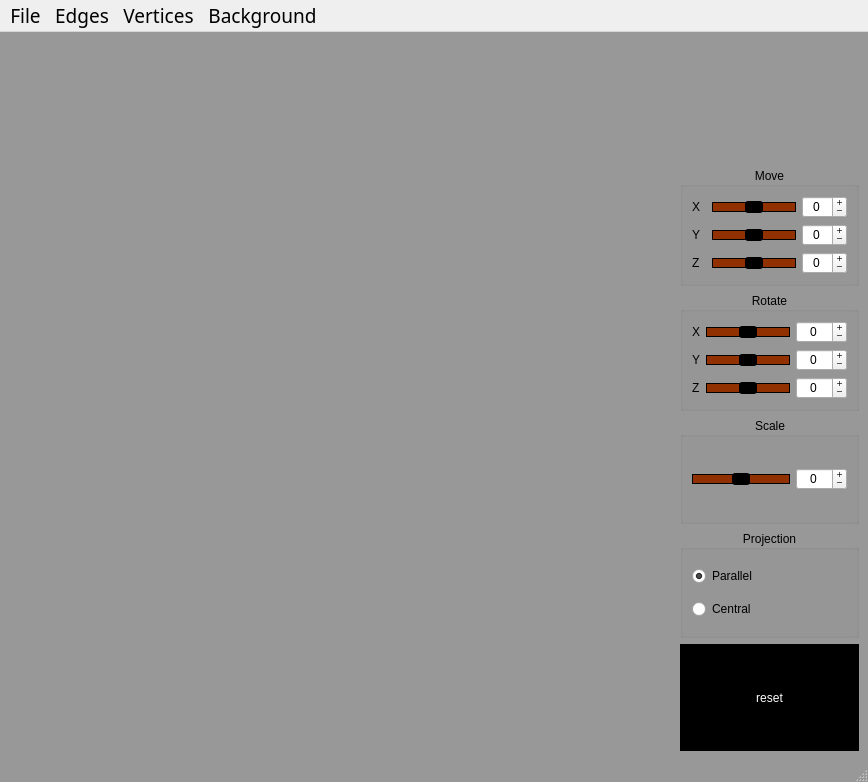
<?xml version="1.0" encoding="UTF-8"?>
<ui version="4.0">
 <class>MainWindow</class>
 <widget class="QMainWindow" name="MainWindow">
  <property name="geometry">
   <rect>
    <x>0</x>
    <y>0</y>
    <width>868</width>
    <height>782</height>
   </rect>
  </property>
  <property name="windowTitle">
   <string>3D-Viewer v1.0</string>
  </property>
  <property name="styleSheet">
   <string notr="true">QMainWindow {
	background: rgb(152, 152, 152)
}
</string>
  </property>
  <widget class="QWidget" name="centralwidget">
   <property name="styleSheet">
    <string notr="true">QSpinBox {
	font: 500 14pt &quot;Ubuntu Light&quot;;
}
QGroupBox {
	font: 500 20pt &quot;Ubuntu Light&quot;;
    color: black;
}
/*QLabel*/
QLabel {
	font: 500 18pt &quot;Ubuntu Light&quot;;
    color: black;
}
/*QRadioButton*/
QRadioButton {
	font: 500 18pt &quot;Ubuntu Light&quot;;
    color: black;
}
/* QPushButton */
QPushButton {
	border: 2px solid transparent;
	font: 300 18pt &quot;Ubuntu Light&quot;;
    color: white;
	background: black;
}
QPushButton:hover {
    border:none;
}
QPushButton:pressed {
    background:rgb(145, 48, 0);
}

/* QSlider */
QSlider::groove:horizontal {
    border: 1px solid black;
    height: 8px; 
    background:rgb(145, 48, 0);
    margin: 2px 0;
}

QSlider::handle:horizontal {
	background: black;
    width: 18px;
    margin: -2px 0;
    border-radius: 3px;
}</string>
   </property>
   <layout class="QGridLayout" name="gridLayout_4">
    <item row="4" column="1">
     <widget class="QGroupBox" name="groupBox_4">
      <property name="title">
       <string>Projection</string>
      </property>
      <property name="alignment">
       <set>Qt::AlignCenter</set>
      </property>
      <layout class="QVBoxLayout" name="verticalLayout">
       <item>
        <widget class="QRadioButton" name="radioButtonParallelProjection">
         <property name="text">
          <string>Parallel</string>
         </property>
         <property name="checked">
          <bool>true</bool>
         </property>
        </widget>
       </item>
       <item>
        <widget class="QRadioButton" name="radioButtonCentralProjection">
         <property name="text">
          <string>Central</string>
         </property>
        </widget>
       </item>
      </layout>
     </widget>
    </item>
    <item row="3" column="1">
     <widget class="QGroupBox" name="groupBox_3">
      <property name="title">
       <string>Scale</string>
      </property>
      <property name="alignment">
       <set>Qt::AlignCenter</set>
      </property>
      <layout class="QGridLayout" name="gridLayout">
       <item row="0" column="0">
        <widget class="QSlider" name="horizontalSliderScale">
         <property name="sizePolicy">
          <sizepolicy hsizetype="Minimum" vsizetype="Minimum">
           <horstretch>0</horstretch>
           <verstretch>0</verstretch>
          </sizepolicy>
         </property>
         <property name="minimum">
          <number>-100</number>
         </property>
         <property name="maximum">
          <number>100</number>
         </property>
         <property name="orientation">
          <enum>Qt::Horizontal</enum>
         </property>
        </widget>
       </item>
       <item row="0" column="1">
        <widget class="QSpinBox" name="spinBoxScale">
         <property name="sizePolicy">
          <sizepolicy hsizetype="Maximum" vsizetype="Fixed">
           <horstretch>0</horstretch>
           <verstretch>0</verstretch>
          </sizepolicy>
         </property>
         <property name="alignment">
          <set>Qt::AlignCenter</set>
         </property>
         <property name="buttonSymbols">
          <enum>QAbstractSpinBox::PlusMinus</enum>
         </property>
         <property name="minimum">
          <number>-100</number>
         </property>
         <property name="maximum">
          <number>100</number>
         </property>
        </widget>
       </item>
      </layout>
     </widget>
    </item>
    <item row="2" column="1">
     <widget class="QGroupBox" name="groupBox_2">
      <property name="title">
       <string>Rotate</string>
      </property>
      <property name="alignment">
       <set>Qt::AlignCenter</set>
      </property>
      <layout class="QGridLayout" name="gridLayout_3">
       <item row="1" column="0">
        <widget class="QLabel" name="labelRotateY">
         <property name="sizePolicy">
          <sizepolicy hsizetype="Minimum" vsizetype="Minimum">
           <horstretch>0</horstretch>
           <verstretch>0</verstretch>
          </sizepolicy>
         </property>
         <property name="text">
          <string>Y</string>
         </property>
        </widget>
       </item>
       <item row="1" column="1">
        <widget class="QSlider" name="horizontalSliderRotateY">
         <property name="sizePolicy">
          <sizepolicy hsizetype="Minimum" vsizetype="Minimum">
           <horstretch>0</horstretch>
           <verstretch>0</verstretch>
          </sizepolicy>
         </property>
         <property name="minimum">
          <number>-180</number>
         </property>
         <property name="maximum">
          <number>180</number>
         </property>
         <property name="orientation">
          <enum>Qt::Horizontal</enum>
         </property>
        </widget>
       </item>
       <item row="0" column="0">
        <widget class="QLabel" name="labelRotateX">
         <property name="sizePolicy">
          <sizepolicy hsizetype="Minimum" vsizetype="Minimum">
           <horstretch>0</horstretch>
           <verstretch>0</verstretch>
          </sizepolicy>
         </property>
         <property name="text">
          <string>X</string>
         </property>
        </widget>
       </item>
       <item row="0" column="1">
        <widget class="QSlider" name="horizontalSliderRotateX">
         <property name="sizePolicy">
          <sizepolicy hsizetype="Minimum" vsizetype="Minimum">
           <horstretch>0</horstretch>
           <verstretch>0</verstretch>
          </sizepolicy>
         </property>
         <property name="minimum">
          <number>-180</number>
         </property>
         <property name="maximum">
          <number>180</number>
         </property>
         <property name="orientation">
          <enum>Qt::Horizontal</enum>
         </property>
        </widget>
       </item>
       <item row="2" column="1">
        <widget class="QSlider" name="horizontalSliderRotateZ">
         <property name="sizePolicy">
          <sizepolicy hsizetype="Minimum" vsizetype="Minimum">
           <horstretch>0</horstretch>
           <verstretch>0</verstretch>
          </sizepolicy>
         </property>
         <property name="minimum">
          <number>-180</number>
         </property>
         <property name="maximum">
          <number>180</number>
         </property>
         <property name="orientation">
          <enum>Qt::Horizontal</enum>
         </property>
        </widget>
       </item>
       <item row="2" column="0">
        <widget class="QLabel" name="labelRotateZ">
         <property name="sizePolicy">
          <sizepolicy hsizetype="Minimum" vsizetype="Minimum">
           <horstretch>0</horstretch>
           <verstretch>0</verstretch>
          </sizepolicy>
         </property>
         <property name="text">
          <string>Z</string>
         </property>
        </widget>
       </item>
       <item row="0" column="2">
        <widget class="QSpinBox" name="spinBoxRotateX">
         <property name="sizePolicy">
          <sizepolicy hsizetype="Maximum" vsizetype="Fixed">
           <horstretch>0</horstretch>
           <verstretch>0</verstretch>
          </sizepolicy>
         </property>
         <property name="alignment">
          <set>Qt::AlignCenter</set>
         </property>
         <property name="buttonSymbols">
          <enum>QAbstractSpinBox::PlusMinus</enum>
         </property>
         <property name="minimum">
          <number>-180</number>
         </property>
         <property name="maximum">
          <number>180</number>
         </property>
        </widget>
       </item>
       <item row="1" column="2">
        <widget class="QSpinBox" name="spinBoxRotateY">
         <property name="sizePolicy">
          <sizepolicy hsizetype="Maximum" vsizetype="Fixed">
           <horstretch>0</horstretch>
           <verstretch>0</verstretch>
          </sizepolicy>
         </property>
         <property name="alignment">
          <set>Qt::AlignCenter</set>
         </property>
         <property name="buttonSymbols">
          <enum>QAbstractSpinBox::PlusMinus</enum>
         </property>
         <property name="minimum">
          <number>-180</number>
         </property>
         <property name="maximum">
          <number>180</number>
         </property>
        </widget>
       </item>
       <item row="2" column="2">
        <widget class="QSpinBox" name="spinBoxRotateZ">
         <property name="sizePolicy">
          <sizepolicy hsizetype="Maximum" vsizetype="Fixed">
           <horstretch>0</horstretch>
           <verstretch>0</verstretch>
          </sizepolicy>
         </property>
         <property name="alignment">
          <set>Qt::AlignCenter</set>
         </property>
         <property name="buttonSymbols">
          <enum>QAbstractSpinBox::PlusMinus</enum>
         </property>
         <property name="minimum">
          <number>-180</number>
         </property>
         <property name="maximum">
          <number>180</number>
         </property>
        </widget>
       </item>
      </layout>
     </widget>
    </item>
    <item row="0" column="1">
     <widget class="ModelRenderer" name="axis" native="true">
      <property name="sizePolicy">
       <sizepolicy hsizetype="Maximum" vsizetype="Maximum">
        <horstretch>0</horstretch>
        <verstretch>0</verstretch>
       </sizepolicy>
      </property>
      <property name="minimumSize">
       <size>
        <width>130</width>
        <height>120</height>
       </size>
      </property>
      <property name="mouseTracking">
       <bool>true</bool>
      </property>
     </widget>
    </item>
    <item row="5" column="1">
     <widget class="QPushButton" name="pushButtonReset">
      <property name="sizePolicy">
       <sizepolicy hsizetype="Minimum" vsizetype="Minimum">
        <horstretch>0</horstretch>
        <verstretch>0</verstretch>
       </sizepolicy>
      </property>
      <property name="text">
       <string>reset</string>
      </property>
     </widget>
    </item>
    <item row="1" column="1">
     <widget class="QGroupBox" name="groupBox">
      <property name="title">
       <string>Move</string>
      </property>
      <property name="alignment">
       <set>Qt::AlignCenter</set>
      </property>
      <layout class="QGridLayout" name="gridLayout_2">
       <item row="2" column="1">
        <widget class="QSlider" name="horizontalSliderMoveZ">
         <property name="sizePolicy">
          <sizepolicy hsizetype="Minimum" vsizetype="Minimum">
           <horstretch>0</horstretch>
           <verstretch>0</verstretch>
          </sizepolicy>
         </property>
         <property name="minimum">
          <number>-50</number>
         </property>
         <property name="maximum">
          <number>50</number>
         </property>
         <property name="orientation">
          <enum>Qt::Horizontal</enum>
         </property>
        </widget>
       </item>
       <item row="1" column="1">
        <widget class="QSlider" name="horizontalSliderMoveY">
         <property name="sizePolicy">
          <sizepolicy hsizetype="Minimum" vsizetype="Minimum">
           <horstretch>0</horstretch>
           <verstretch>0</verstretch>
          </sizepolicy>
         </property>
         <property name="minimum">
          <number>-50</number>
         </property>
         <property name="maximum">
          <number>50</number>
         </property>
         <property name="orientation">
          <enum>Qt::Horizontal</enum>
         </property>
        </widget>
       </item>
       <item row="0" column="0">
        <widget class="QLabel" name="labelMoveX">
         <property name="sizePolicy">
          <sizepolicy hsizetype="Minimum" vsizetype="Minimum">
           <horstretch>0</horstretch>
           <verstretch>0</verstretch>
          </sizepolicy>
         </property>
         <property name="text">
          <string>X</string>
         </property>
        </widget>
       </item>
       <item row="0" column="1">
        <widget class="QSlider" name="horizontalSliderMoveX">
         <property name="sizePolicy">
          <sizepolicy hsizetype="Minimum" vsizetype="Minimum">
           <horstretch>0</horstretch>
           <verstretch>0</verstretch>
          </sizepolicy>
         </property>
         <property name="minimum">
          <number>-50</number>
         </property>
         <property name="maximum">
          <number>50</number>
         </property>
         <property name="orientation">
          <enum>Qt::Horizontal</enum>
         </property>
        </widget>
       </item>
       <item row="1" column="0">
        <widget class="QLabel" name="labelMoveY">
         <property name="sizePolicy">
          <sizepolicy hsizetype="Minimum" vsizetype="Minimum">
           <horstretch>0</horstretch>
           <verstretch>0</verstretch>
          </sizepolicy>
         </property>
         <property name="text">
          <string>Y</string>
         </property>
        </widget>
       </item>
       <item row="2" column="0">
        <widget class="QLabel" name="labelMoveZ">
         <property name="sizePolicy">
          <sizepolicy hsizetype="Minimum" vsizetype="Minimum">
           <horstretch>0</horstretch>
           <verstretch>0</verstretch>
          </sizepolicy>
         </property>
         <property name="text">
          <string>Z</string>
         </property>
        </widget>
       </item>
       <item row="0" column="2">
        <widget class="QSpinBox" name="spinBoxMoveX">
         <property name="sizePolicy">
          <sizepolicy hsizetype="Maximum" vsizetype="Fixed">
           <horstretch>0</horstretch>
           <verstretch>0</verstretch>
          </sizepolicy>
         </property>
         <property name="alignment">
          <set>Qt::AlignCenter</set>
         </property>
         <property name="buttonSymbols">
          <enum>QAbstractSpinBox::PlusMinus</enum>
         </property>
         <property name="minimum">
          <number>-50</number>
         </property>
         <property name="maximum">
          <number>50</number>
         </property>
        </widget>
       </item>
       <item row="1" column="2">
        <widget class="QSpinBox" name="spinBoxMoveY">
         <property name="sizePolicy">
          <sizepolicy hsizetype="Maximum" vsizetype="Fixed">
           <horstretch>0</horstretch>
           <verstretch>0</verstretch>
          </sizepolicy>
         </property>
         <property name="alignment">
          <set>Qt::AlignCenter</set>
         </property>
         <property name="buttonSymbols">
          <enum>QAbstractSpinBox::PlusMinus</enum>
         </property>
         <property name="minimum">
          <number>-50</number>
         </property>
         <property name="maximum">
          <number>50</number>
         </property>
        </widget>
       </item>
       <item row="2" column="2">
        <widget class="QSpinBox" name="spinBoxMoveZ">
         <property name="sizePolicy">
          <sizepolicy hsizetype="Maximum" vsizetype="Fixed">
           <horstretch>0</horstretch>
           <verstretch>0</verstretch>
          </sizepolicy>
         </property>
         <property name="alignment">
          <set>Qt::AlignCenter</set>
         </property>
         <property name="buttonSymbols">
          <enum>QAbstractSpinBox::PlusMinus</enum>
         </property>
         <property name="minimum">
          <number>-50</number>
         </property>
         <property name="maximum">
          <number>50</number>
         </property>
        </widget>
       </item>
      </layout>
     </widget>
    </item>
    <item row="0" column="0" rowspan="6">
     <widget class="ModelRenderer" name="model" native="true">
      <property name="sizePolicy">
       <sizepolicy hsizetype="Expanding" vsizetype="Expanding">
        <horstretch>0</horstretch>
        <verstretch>0</verstretch>
       </sizepolicy>
      </property>
      <property name="mouseTracking">
       <bool>true</bool>
      </property>
      <property name="styleSheet">
       <string notr="true">/*border: 2px solid transparent;
border-radius: 10px;
padding: 30px;
margin: 30px;*/</string>
      </property>
     </widget>
    </item>
   </layout>
  </widget>
  <widget class="QStatusBar" name="statusBar"/>
  <widget class="QMenuBar" name="menuBar">
   <property name="geometry">
    <rect>
     <x>0</x>
     <y>0</y>
     <width>868</width>
     <height>27</height>
    </rect>
   </property>
   <property name="font">
    <font>
     <family>Ubuntu Light</family>
     <pointsize>14</pointsize>
    </font>
   </property>
   <property name="styleSheet">
    <string notr="true">/*background: rgb(152, 152, 152);
border: 1px solid black;*/</string>
   </property>
   <widget class="QMenu" name="menuFile">
    <property name="font">
     <font>
      <family>Ubuntu Light</family>
      <pointsize>14</pointsize>
     </font>
    </property>
    <property name="title">
     <string>File</string>
    </property>
    <addaction name="actionOpen_file"/>
    <addaction name="actionTake_a_screenshot"/>
    <addaction name="actionMake_a_GIF"/>
   </widget>
   <widget class="QMenu" name="menuEdges">
    <property name="font">
     <font>
      <family>Ubuntu Light</family>
      <pointsize>14</pointsize>
     </font>
    </property>
    <property name="title">
     <string>Edges</string>
    </property>
    <widget class="QMenu" name="edgesColor">
     <property name="font">
      <font>
       <family>Ubuntu Light</family>
       <pointsize>14</pointsize>
      </font>
     </property>
     <property name="title">
      <string>Color</string>
     </property>
    </widget>
    <widget class="QMenu" name="edgesType">
     <property name="font">
      <font>
       <family>Ubuntu Light</family>
       <pointsize>14</pointsize>
      </font>
     </property>
     <property name="title">
      <string>Type</string>
     </property>
     <addaction name="actionSolid"/>
     <addaction name="actionDashed"/>
    </widget>
    <widget class="QMenu" name="edgesThickness">
     <property name="font">
      <font>
       <family>Ubuntu Light</family>
       <pointsize>14</pointsize>
      </font>
     </property>
     <property name="title">
      <string>Thickness</string>
     </property>
    </widget>
    <addaction name="edgesColor"/>
    <addaction name="edgesThickness"/>
    <addaction name="edgesType"/>
   </widget>
   <widget class="QMenu" name="menuVertices">
    <property name="font">
     <font>
      <family>Ubuntu Light</family>
      <pointsize>14</pointsize>
     </font>
    </property>
    <property name="title">
     <string>Vertices</string>
    </property>
    <widget class="QMenu" name="verticesColor">
     <property name="font">
      <font>
       <family>Ubuntu Light</family>
       <pointsize>14</pointsize>
      </font>
     </property>
     <property name="title">
      <string>Color</string>
     </property>
    </widget>
    <widget class="QMenu" name="verticesThickness">
     <property name="font">
      <font>
       <family>Ubuntu Light</family>
       <pointsize>14</pointsize>
      </font>
     </property>
     <property name="title">
      <string>Thickness</string>
     </property>
    </widget>
    <widget class="QMenu" name="verticesType">
     <property name="font">
      <font>
       <family>Ubuntu Light</family>
       <pointsize>14</pointsize>
      </font>
     </property>
     <property name="title">
      <string>Type</string>
     </property>
     <addaction name="actionNone"/>
     <addaction name="actionCircle"/>
     <addaction name="actionSquare"/>
    </widget>
    <addaction name="verticesColor"/>
    <addaction name="verticesThickness"/>
    <addaction name="verticesType"/>
   </widget>
   <widget class="QMenu" name="menuBackground">
    <property name="font">
     <font>
      <family>Ubuntu Light</family>
      <pointsize>14</pointsize>
     </font>
    </property>
    <property name="title">
     <string>Background</string>
    </property>
    <widget class="QMenu" name="backgroundColor">
     <property name="title">
      <string>Color</string>
     </property>
    </widget>
    <addaction name="backgroundColor"/>
   </widget>
   <addaction name="menuFile"/>
   <addaction name="menuEdges"/>
   <addaction name="menuVertices"/>
   <addaction name="menuBackground"/>
  </widget>
  <action name="actionOpen_file">
   <property name="text">
    <string>Open file</string>
   </property>
   <property name="font">
    <font>
     <family>Ubuntu Light</family>
     <pointsize>14</pointsize>
    </font>
   </property>
   <property name="shortcut">
    <string>Ctrl+O</string>
   </property>
  </action>
  <action name="actionSolid">
   <property name="text">
    <string>Solid</string>
   </property>
  </action>
  <action name="actionDashed">
   <property name="text">
    <string>Dashed</string>
   </property>
  </action>
  <action name="actionNone">
   <property name="text">
    <string>None</string>
   </property>
   <property name="font">
    <font>
     <family>Ubuntu Light</family>
     <pointsize>14</pointsize>
    </font>
   </property>
  </action>
  <action name="actionCircle">
   <property name="text">
    <string>Circle</string>
   </property>
   <property name="font">
    <font>
     <family>Ubuntu Light</family>
     <pointsize>14</pointsize>
    </font>
   </property>
  </action>
  <action name="actionSquare">
   <property name="text">
    <string>Square</string>
   </property>
   <property name="font">
    <font>
     <family>Ubuntu Light</family>
     <pointsize>14</pointsize>
    </font>
   </property>
  </action>
  <action name="actionTake_a_screenshot">
   <property name="text">
    <string>Take a screenshot</string>
   </property>
   <property name="shortcut">
    <string>Ctrl+T</string>
   </property>
  </action>
  <action name="actionMake_a_GIF">
   <property name="text">
    <string>Make a GIF</string>
   </property>
   <property name="shortcut">
    <string>Shift+G</string>
   </property>
  </action>
 </widget>
 <customwidgets>
  <customwidget>
   <class>ModelRenderer</class>
   <extends>QWidget</extends>
   <header>modelrenderer.h</header>
   <container>1</container>
  </customwidget>
 </customwidgets>
 <resources/>
 <connections/>
</ui>
